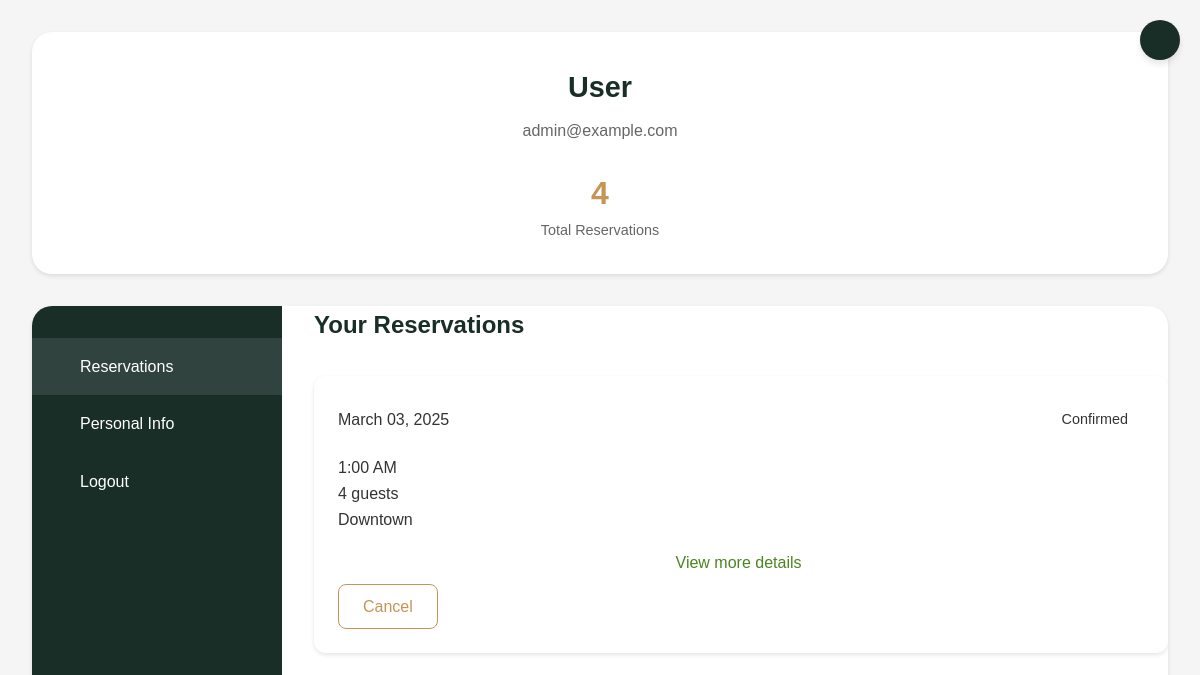
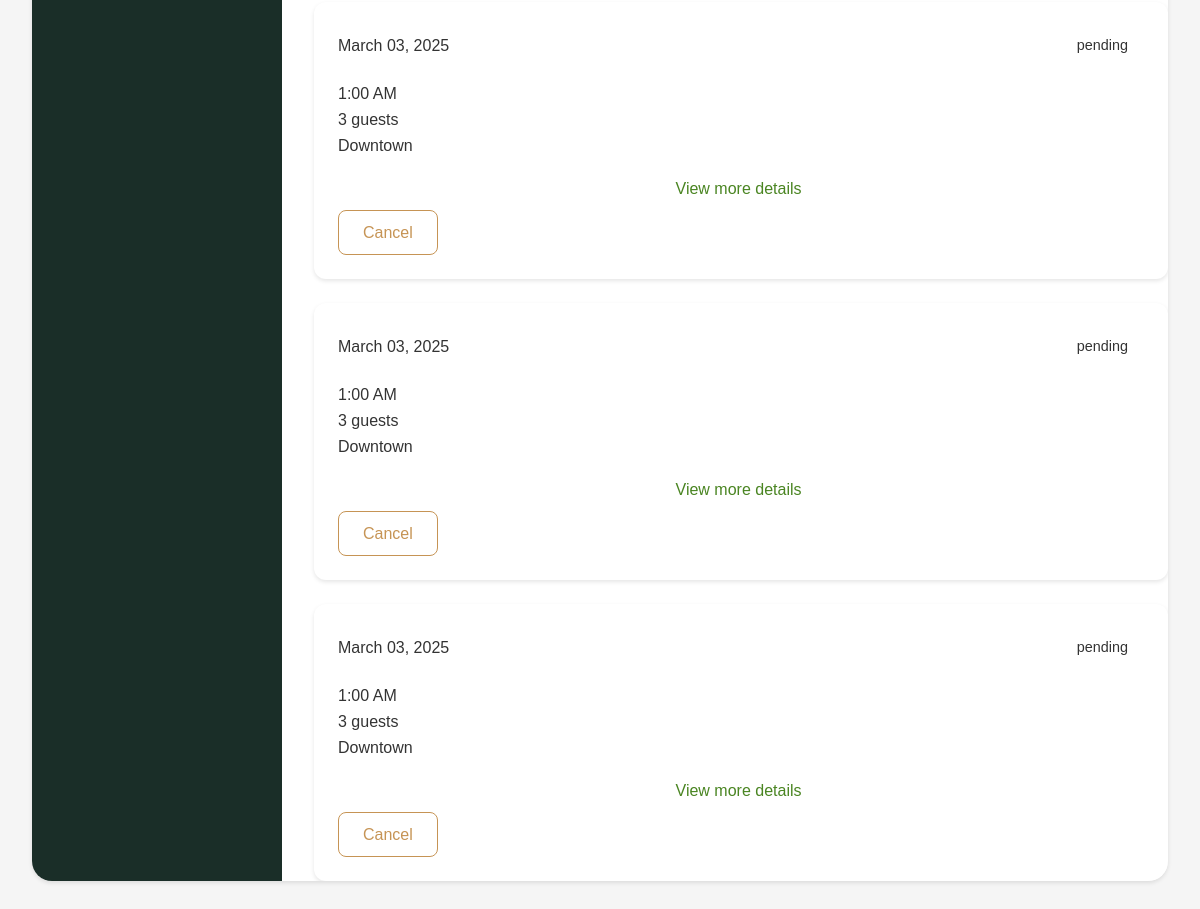
The page /profile (signed in) on the database as committed earlier (2 pictures, top to bottom).
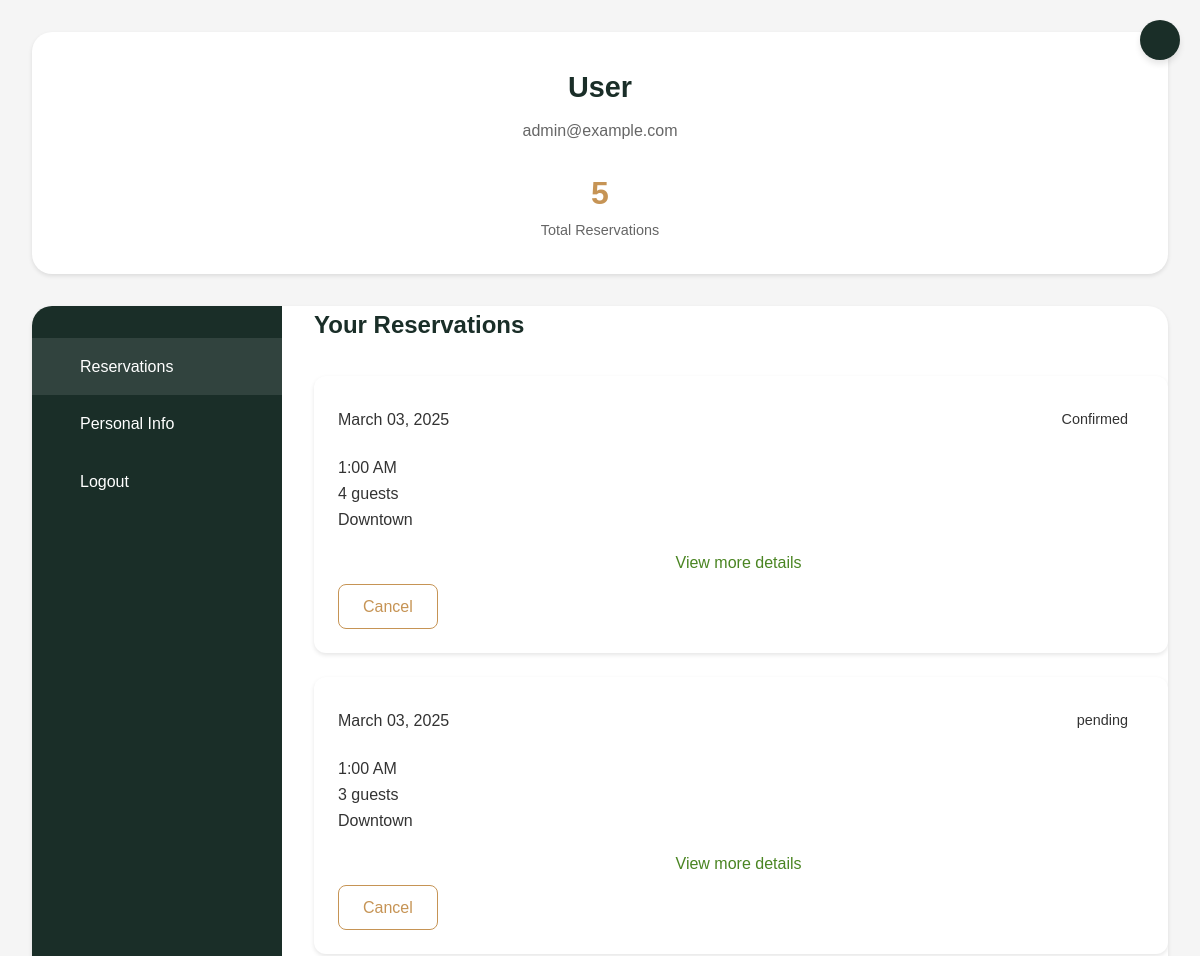
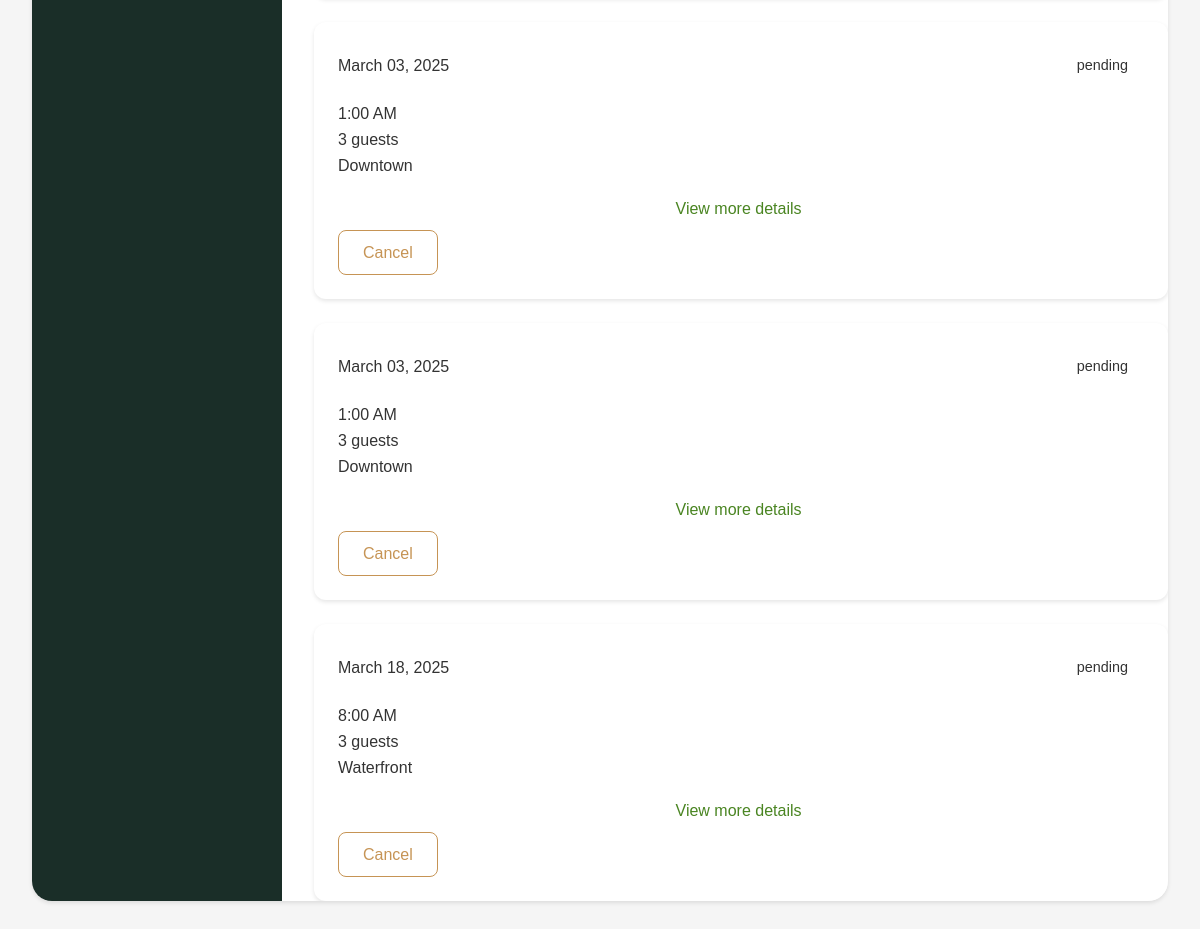
The same page on the database as committed later (2 pictures, top to bottom).
### app.py (models this page shows)
class Reservation(db.Model):
    __tablename__ = "reservations"
    id = db.Column(db.Integer, primary_key=True)
    user_id = db.Column(db.Integer, db.ForeignKey("users.id"), nullable=False)
    reservation_type = db.Column(db.String(50), nullable=False)
    location_id = db.Column(db.Integer, db.ForeignKey("locations.id"), nullable=False)
    availability_id = db.Column(db.Integer, db.ForeignKey("availabilities.id"), nullable=False)
    status = db.Column(db.String(20), nullable=False, default="pending")
    created_at = db.Column(db.DateTime, nullable=False, default=func.now())
    updated_at = db.Column(db.DateTime, nullable=False, default=func.now(), onupdate=func.now())
    experience_id = db.Column(db.Integer, db.ForeignKey("experiences.id"), nullable=True)
    pairing_id = db.Column(db.Integer, db.ForeignKey("pairings.id"), nullable=True)
    event_package_id = db.Column(db.Integer, db.ForeignKey("event_packages.id"), nullable=True)
    event_add_on_id = db.Column(db.Integer, db.ForeignKey("event_add_ons.id"), nullable=True)
    dining_area_id = db.Column(db.Integer, db.ForeignKey("dining_areas.id"), nullable=True)
    user = db.relationship("User", back_populates="reservations")
    location = db.relationship("Location", back_populates="reservations")
    availability = db.relationship("Availability", back_populates="reservations")
    experience = db.relationship("Experience", back_populates="reservations", foreign_keys=[experience_id])
    pairing = db.relationship("Pairing", back_populates="reservations", foreign_keys=[pairing_id])
    event_package = db.relationship("EventPackage", back_populates="reservations", foreign_keys=[event_package_id])
    event_add_on = db.relationship("EventAddOn", back_populates="reservations", foreign_keys=[event_add_on_id])
    dining_area = db.relationship("DiningArea", back_populates="reservations", foreign_keys=[dining_area_id])
    dietary_preferences = db.relationship("DietaryPreference", back_populates="reservation")
    memberships = db.relationship("Membership", back_populates="reservation", foreign_keys="Membership.reservation_id")
    guest_info = db.relationship("GuestInfo", back_populates="reservation")
    total_price = db.Column(db.Integer, nullable=True)
    event_package_price = db.Column(db.Integer, nullable=True)
    dining_area_price = db.Column(db.Integer, nullable=True)
    experience_price = db.Column(db.Integer, nullable=True)
    add_on_price = db.Column(db.Integer, nullable=True)
    pairing_price = db.Column(db.Integer, nullable=True)

class Location(db.Model):
    __tablename__ = "locations"
    id = db.Column(db.Integer, primary_key=True)
    name = db.Column(db.String(100), nullable=False)
    address = db.Column(db.String(200), nullable=False)
    operating_hours = db.Column(db.String(50), nullable=True)
    contact_number = db.Column(db.String(15), nullable=True)
    tags1 = db.Column(db.String(50), nullable=True)
    tags2 = db.Column(db.String(50), nullable=True)
    tags3 = db.Column(db.String(50), nullable=True)
    image_url = db.Column(db.String(100), nullable=True)
    availability_status = db.Column(db.Boolean, default=True)
    reservations = db.relationship("Reservation", back_populates="location")

### app.py (the view)
@app.route('/profile', methods=['GET', 'POST'])
def profile():
    if not current_user.is_authenticated:
        return redirect(url_for('login'))
    user = User.query.get(current_user.id)
    reservations = Reservation.query.filter_by(user_id=current_user.id).all()
    status = {reservation.id: reservation.status for reservation in reservations}
    reservation_details = []
    for reservation in reservations:
        location = Location.query.get(reservation.location_id) if reservation.location_id else None
        availability = Availability.query.get(reservation.availability_id) if reservation.availability_id else None
        guest_info = reservation.guest_info[0] if reservation.guest_info else None
        package_details = {}
        if reservation.reservation_type and "standard" in reservation.reservation_type.lower():
            if reservation.dining_area_id:
                dining = DiningArea.query.get(reservation.dining_area_id)
                package_details['name'] = dining.name if dining else "Standard Dining"
                package_details['price'] = reservation.dining_area_price or 0
        elif reservation.reservation_type and "private" in reservation.reservation_type.lower():
            if reservation.event_package_id:
                package = EventPackage.query.get(reservation.event_package_id)
                package_details['name'] = package.name if package else "Private Event"
                package_details['price'] = reservation.event_package_price or 0
        elif reservation.reservation_type and ("chef" in reservation.reservation_type.lower() or "table" in reservation.reservation_type.lower()):
            if reservation.experience_id:
                exp = Experience.query.get(reservation.experience_id)
                package_details['name'] = exp.name if exp else "Chef's Table"
                package_details['price'] = reservation.experience_price or 0
            if reservation.event_add_on_id:
                addon = EventAddOn.query.get(reservation.event_add_on_id)
                package_details['addon'] = addon.name if addon else "Add-on"
                package_details['addon_price'] = reservation.add_on_price or 0
        dietary_prefs = [pref.preference for pref in reservation.dietary_preferences] if hasattr(reservation, 'dietary_preferences') else []
        formatted_date = availability.date.strftime('%B %d, %Y') if availability and hasattr(availability, 'date') else "Not specified"
        formatted_time = availability.formatted_start_time if availability and hasattr(availability, 'formatted_start_time') else "Not specified"
        details = {
            'id': reservation.id,
            'location': location.name if location else "Not specified",
            'date': formatted_date,
            'time': formatted_time,
            'type': reservation.reservation_type or "Standard Reservation",
            'guests': guest_info.numberofguests if guest_info else "Not specified",
            'status': reservation.status or "Pending",
            'total_price': reservation.total_price or 0,
            'package': package_details.get('name', 'None'),
            'package_price': package_details.get('price', 0),
            'dietary_preferences': ', '.join(dietary_prefs) if dietary_prefs else "None",
            'special_requests': guest_info.specialrequests if guest_info and hasattr(guest_info, 'specialrequests') else "None"
        }
        if 'addon' in package_details:
            details['addon'] = package_details['addon']
            details['addon_price'] = package_details.get('addon_price', 0)
        reservation_details.append(details)
    if request.method == 'POST':
        pass
    return render_template('profile.html', user=user, reservations=reservation_details , status=status )

### app.py (called while the page is built)
@login.user_loader
def load_user(user_id):
    print("Loading user with ID:", user_id)
    return User.query.get(int(user_id))

    @property
    def formatted_start_time(self):
        return self.start_time.strftime("%I:%M %p").lstrip("0")

### templates/profile.html (shortened to what this page needs)
<!DOCTYPE html>
<html lang="en">
<head>
    <link rel="stylesheet" href="{{ url_for('static', filename='profile.css') }}">
</head>
<body>
    <a href="{{ url_for('home') }}" class="close-btn"></a>
    <div class="profile-container">
        <div class="profile-header">
            <div class="profile-info">
                <h1 class="profile-name">{{ user.fullname if user.fullname else 'User' }}</h1>
                <p class="profile-email">{{ user.email }}</p>
                <div class="profile-stats">
                    <div class="stat-item">
                        <div class="stat-number">{{ reservations|length }}</div>
                        <div class="stat-label">Total Reservations</div>
                    </div>
                </div>
            </div>
        </div>
        <div class="profile-content">
            <div class="profile-sidebar">
                <ul class="sidebar-menu">
                    <li>
                        <a href="#" data-tab="reservations" class="active">
                            <span class="menu-text">Reservations</span>
                        </a>
                    </li>
                    <li>
                        <a href="#" data-tab="personal-info">
                            <span class="menu-text">Personal Info</span>
                        </a>
                    </li>
                    <li>
                        <a href="#" data-tab="logout">
                            <span class="menu-text">Logout</span>
                        </a>
                    </li>
                </ul>
            </div>
            <div class="tab-contents">
                <div class="tab-content active" id="reservations">
                    <h2 class="section-title">Your Reservations</h2>
                    <div class="reservations-grid">
                        {% for reservation in reservations %}
                        <div class="reservation-card" id="reservation-{{ reservation.id }}">
                            <div class="reservation-header">
                                <div class="reservation-date">{{ reservation.date }}</div>
                                <span class="reservation-status status-{{ reservation.status|lower }}">{{ reservation.status }}</span>
                            </div>
                            <div class="reservation-details">
                                <div class="detail-item">
                                    <span>{{ reservation.time }}</span>
                                </div>
                                <div class="detail-item">
                                    <span>{{ reservation.guests }} guests</span>
                                </div>
                                <div class="detail-item">
                                    <span>{{ reservation.location }}</span>
                                </div>
                            </div>
                            <div class="toggle-details">
                                <span>View more details</span>
                            </div>
                            <div class="reservation-actions">
                                <button class="action-btn btn-secondary" disabled>Cancel</button>
                            </div>
                        </div>
                        {% endfor %}
                    </div>
                </div>
            </div>
        </div>
    </div>
</body>
</html>

Rows that differ between the two databases and show on the page:
added Reservation: status "pending"
added Location: location "Waterfront"
Other text that changed with them:
{{ reservations|length }}: "4" → "5"
new list line: "March 18, 2025 8:00 AM 3 guests View more details Cancel"
